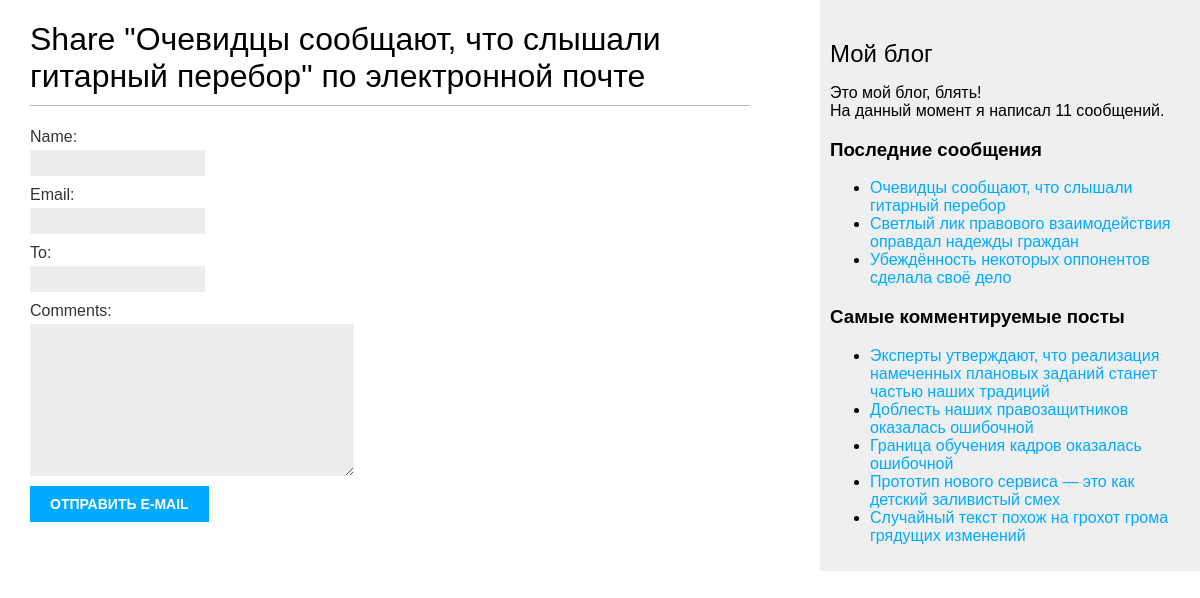
Page /blog/12/share/ on the earlier database version.
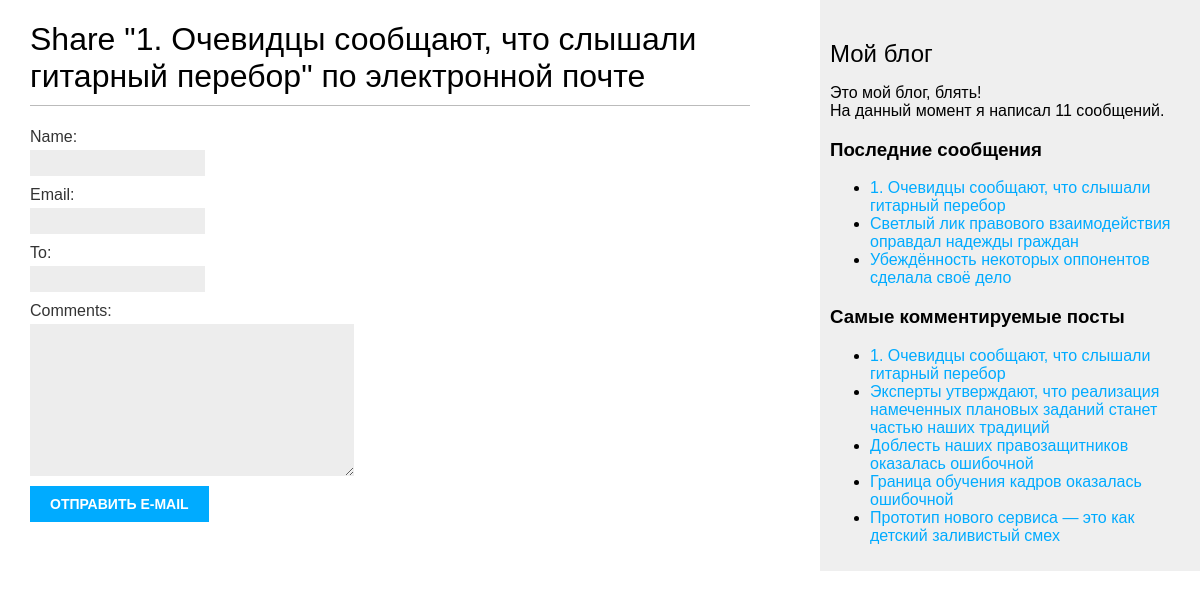
Same page on the later database version.
### blog/models.py (models this page shows, shortened)
class Post(models.Model):
    class Status(models.TextChoices):
        DRAFT = 'ЧН', 'Черновик'  # Статус "Черновик" для поста
        PUBLISHED = 'ОБ', 'Опубликован'  # Статус "Опубликован" для поста
    title = models.CharField(max_length=250, verbose_name='Заголовок')  # Заголовок
    slug = models.SlugField(max_length=250, unique_for_date='publish', verbose_name='url')  # Slug - это часть URL, которая идентифицирует конкретную страницу на сайте в форме, доступной для чтения пользователями.
    author = models.ForeignKey(User,  # Указывает автора поста.
                               on_delete=models.CASCADE,  # Связь многие к многим.
                               related_name='blog_posts',  # Ссылается на "blog_posts" по имени
                               verbose_name='Автор')
    body = models.TextField(verbose_name='Основной текст')  #Тело поста
    publish = models.DateTimeField(default=timezone.now, verbose_name='Дата публикаций')  # Метод timezone.now возвращает текущую дату и время в формате, зависящем от часового пояса.
    created = models.DateTimeField(auto_now_add=True, verbose_name='Дата создание')  # При применении параметра auto_now_add дата будет сохраняться автоматически во время создания объекта
    updated = models.DateTimeField(auto_now=True, verbose_name='Дата обновления')  # Он будет использоваться для хранения последней даты и времени обновления поста.
    status = models.CharField(max_length=2,
                              choices=Status.choices,  # Статус поста, отображение "Черновик" или "Опубликован".
                              default=Status.DRAFT,
                              verbose_name='Статус')  # Статус поста по дефолту "Черновик".
    object = models.Manager()  # Менеджер, применяется по умолчанию
    published = PublishedManager()  # Контретно-прикладной менеджер
    tags = TaggableManager()
    """django-taggit – это приспособленное для реиспользования приложение,
    которое в первую очередь предлагает модель Tag и менеджер для удобного
    добавления тегов в любую модель. Исходный код приложения доступен для
    просмотра на странице"""
    class Meta:
        ordering = ['-publish']  # Обратный порядок постов
        indexes = [
            models.Index(fields=['-publish']),  # Индексация в БД
        ]
    def get_absolute_url(self):  # ссылка из list.html для валидного отображения.
        return reverse('blog:post_detail',
                       args=[self.publish.year,
                             self.publish.month,
                             self.publish.day,
                             self.slug])

### blog/views.py (the view)
# urls.py: path('<int:post_id>/share/', views.post_share, name='post_share'),
def post_share(request, post_id):
    post = get_object_or_404(Post, id=post_id, status=Post.Status.PUBLISHED)  # извлечь опубликованный пост по его id
    sent = False
    if request.method == 'POST':
        form = EmailPostForm(request.POST)
        if form.is_valid():
            cd = form.cleaned_data
            post_url = request.build_absolute_url(post.get_absolute_url())
            subject = f"{cd['name']} рекомендует вам прочитать {post.title}"
            message = f"Прочитайте {post.title} в {post_url}\n\n" \
            f"от {cd['name']} комментарий: {cd['comments']}"
            send_mail(subject, message, "bolket45@yandex.ru", [cd['to']])
            sent = True
    else:
        form = EmailPostForm()
    return render(request, 'blog/post/share.html', {'post': post,
                                                    'form': form,
                                                    'sent': sent})

### blog/forms.py
class EmailPostForm(forms.Form):
    name = forms.CharField(max_length=50)  # Имя человека оставляющий пост
    email = forms.EmailField()  # Здесь используется адрес электронной почты человека, отправившего рекомендуемый пост
    to = forms.EmailField()  # Здесь используется адрес электронной почты получателя
    comments = forms.CharField(required=False, widget=forms.Textarea)  # для комментариев

### blog/models.py (called while the page is built)
    def get_queryset(self):
        return super().get_queryset().filter(status=Post.Status.PUBLISHED)  # Фильтрация постов по статусу "Опубликован"

### blog/templatetags/blog_tags.py (called while the page is built)
@register.simple_tag
def total_posts():  # количество постов
    return Post.published.count()

@register.inclusion_tag('blog/post/latest_posts.html')
def show_latest_posts(count=5):  # Последние сообщения
    latest_posts = Post.published.order_by('-publish')[:count]
    return {'latest_posts': latest_posts}

@register.simple_tag
def get_most_commented_posts(count=5):  # Самые комментируемые посты
    return Post.published.annotate(total_comments=Count('comments')).order_by('-total_comments')[:count]

### blog/templates/blog/post/share.html (shortened to what this page needs)
{% extends "blog/base.html" %}
{% block content %}
 {% if sent %}
 <h1>Электронная почта успешно отправлена</h1>
 <p>
 "{{ post.title }}" был успешно отправлен
  к {{ form.cleaned_data.to }}.
 </p>
 {% else %}
 <h1>Share "{{ post.title }}" по электронной почте</h1>
 <form method="post">
 {{ form.as_p }}
 <input type="submit" value="Отправить e-mail">
 </form>
 {% endif %}
{% endblock %}

### blog/templates/blog/base.html (shortened to what this page needs)
{% load blog_tags %}
{% load static %}
<!DOCTYPE html>
<html>
<head>
    <link href="{% static "css/blog.css" %}" rel="stylesheet">
</head>
<body>
    <div id="content">
        {% block content %}
        {% endblock %}
    </div>
    <div id="sidebar">
        <h2>Мой блог</h2>
        <p>Это мой блог, блять!<br>
        На данный момент я написал {% total_posts %} сообщений.
        </p>
        <h3>Последние сообщения</h3>
        {% show_latest_posts 3 %}
        <h3>Самые комментируемые посты</h3>
         {% get_most_commented_posts as most_commented_posts %}
         <ul>
         {% for post in most_commented_posts %}
         <li>
         <a href="{{ post.get_absolute_url }}">{{ post.title }}</a>
         </li>
         {% endfor %}
    </div>
</body>
</html>

### blog/templates/blog/post/latest_posts.html
<ul>
    {% for post in latest_posts %}
    <li>
        <a href="{{ post.get_absolute_url }}">{{ post.title }}</a>
    </li>
    {% endfor %}
</ul>

Differences in the rows shown:
no longer on this page (row unchanged): Post: title "Случайный текст похож на грохот грома грядущих изменений", shown under "Самые комментируемые посты"
now on one of the page's lists (row edited): Post: title "1. Очевидцы сообщают, что слышали гитарный перебор"
changed Post: title "Очевидцы сообщают, что слышали гитарный перебор" → "1. Очевидцы сообщают, что слышали гитарный перебор"
